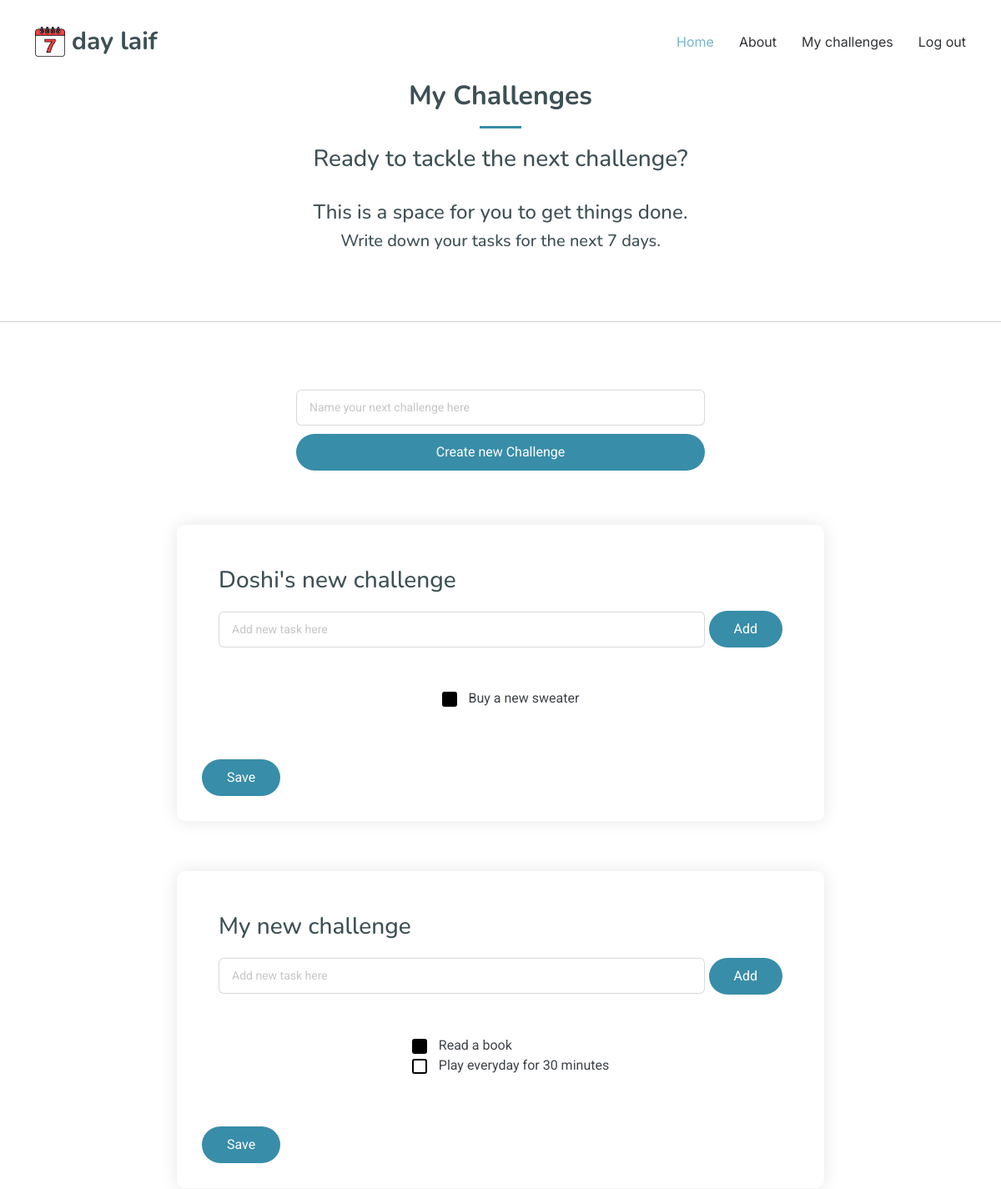
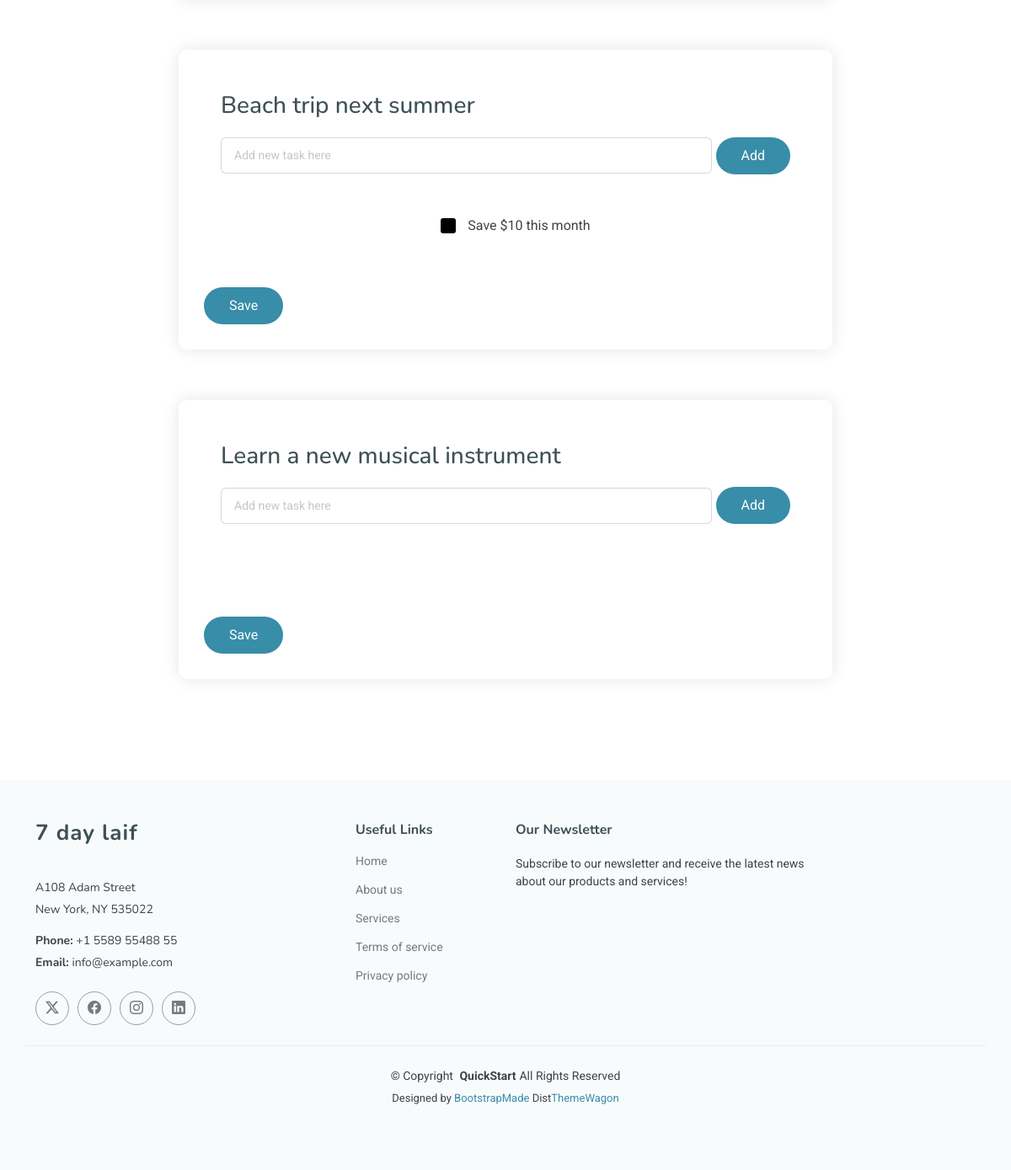
/my_challenges/doshidog (signed in), run on the app's committed database (2 pictures, top to bottom).
### main.py (models this page shows)
class Challenges(db.Model):
    __tablename__ = "challenges"
    id: Mapped[int] = mapped_column(Integer, primary_key=True)
    user_id: Mapped[int] = mapped_column(Integer, db.ForeignKey("users.id"))
    challenge_name: Mapped[str] = mapped_column(String(100), nullable=False)
    todos = db.relationship("Todos", backref="challenge", lazy=True)

class Todos(db.Model):
    __tablename__ = "todos"
    id: Mapped[int] = mapped_column(Integer, primary_key=True)
    task: Mapped[str] = mapped_column(String(250), nullable=False)
    status: Mapped[bool] = mapped_column(Boolean, nullable=False)
    challenge_id: Mapped[int] = mapped_column(Integer, db.ForeignKey("challenges.id"))

### main.py (the view, shortened to what this page needs)
@app.route('/my_challenges/<username>', methods=["GET", "POST"])
def get_user_challenges(username):
    if not current_user.is_authenticated:
        return redirect(url_for('login'))
    user = User.query.filter_by(username=username).first()
    user_challenges = Challenges.query.filter_by(user_id=user.id).all()
    challenge_form = ChallengeForm()
    task_form = TodoListForm()
    return render_template("challenges.html", task_form=task_form, challenge_form=challenge_form,
                           current_user=current_user, username=username, challenges=user_challenges)

### forms.py
class ChallengeForm(FlaskForm):
    challenge_name = StringField("New challenge name", validators=[DataRequired()])
    submit = SubmitField("Create new Challenge")

class TodoListForm(FlaskForm):
    add_task = StringField("Add task", validators=[DataRequired()])
    submit = SubmitField("Add")

### main.py (called while the page is built)
@login_manager.user_loader
def load_user(user_id):
    return db.get_or_404(User, user_id)

### templates/challenges.html (shortened to what this page needs)
{% include "header.html" %}
  <main class="main">
      <div class="container section-title">
        <br/><br/>
          <br/><br/>
        <h2>My Challenges</h2>
        <h3>Ready to tackle the next challenge?</h3><br/>
        <h4>This is a space for you to get things done.</h4>
        <h5>Write down your tasks for the next 7 days.</h5>
      </div>
      <hr/>
        <section id="forms" class="forms section">
            <div class="container create_challenge">
                <form action="{{url_for('get_user_challenges', username=username)}}" method="post" class="create-challenge-form">
                    <div class="row">
                        {{ challenge_form.challenge_name(class="form-control", placeholder="Name your next challenge here") }}
                    </div>
                    <div class="row">
                        {{ challenge_form.submit(type="submit", class="btn-submit") }}
                    </div>
                </form>
            </div>
            <div class="container all_challenges">
              {% for challenge in challenges %}
                <div class="col">
                  <div class="card-container">
                    <form action="{{ url_for('get_user_challenges', username=username) }}" method="post" class="add-task-form">
                      <h3>{{ challenge.challenge_name }}</h3>
                      <div class="form-row">
                        {{ task_form.add_task(class="form-control", placeholder="Add new task here") }}
                        <button type="submit" class="btn-submit">Add</button>
                      </div>
                    </form>
                    <br/>
                    <form action="{{ url_for('get_user_challenges', username=username) }}" method="post">
                      <div class="form-check">
                        <ul class="task-list">
                          {% for task in challenge.todos %}
                            <li>
                              <label class="form-check-label" for="task_{{ task.id }}">
                                {{ task.task }}
                              </label>
                            </li>
                          {% endfor %}
                        </ul>
                      </div>
                      <button type="submit" class="btn-save btn-submit">Save</button>
                    </form>
                  </div>
                </div>
              {% else %}
                <p>Create your first challenge!</p>
              {% endfor %}
            </div>
        </section>
  </main>
{% include "footer.html" %}

### templates/header.html (shortened to what this page needs)
<!DOCTYPE html>
<html lang="en">
<head>
  <link href="{{ url_for('static', filename='vendor/bootstrap/css/bootstrap.min.css') }}" rel="stylesheet">
  <link href="{{ url_for('static', filename='vendor/bootstrap-icons/bootstrap-icons.css') }}" rel="stylesheet">
  <link href="{{ url_for('static', filename='vendor/aos/aos.css') }}" rel="stylesheet">
  <link href="{{ url_for('static', filename='vendor/glightbox/css/glightbox.min.css') }}" rel="stylesheet">
  <link href="{{ url_for('static', filename='css/main.css') }}" rel="stylesheet">
</head>
<body class="index-page">
  <header id="header" class="header d-flex align-items-center fixed-top">
    <div class="container-fluid container-xl position-relative d-flex align-items-center">
      <a href="{{url_for('home')}}" class="logo d-flex align-items-center me-auto">
        <img src="{{ url_for('static', filename='img/number-7.png') }}" alt="">
        <h1 class="sitename">  day laif</h1>
      </a>
      <nav id="navmenu" class="navmenu">
        <ul>
          <li><a href="{{url_for('home')}}" class="active">Home</a></li>
          <li><a href="{{url_for('home')}}#features">About</a></li>
          {% if not current_user.is_authenticated %}
            <li><a href="{{url_for('register')}}">Sign up</a></li>
            <a class="btn-getstarted" href="{{url_for('login')}}">Log in</a>
          {% else %}
            <li class="dropdown"><a href="{{url_for('get_user_challenges', username=current_user.username)}}"><span>My challenges</span></a>
            </li>
            <li><a href="{{url_for('logout')}}">Log out</a></li>
          {% endif %}
        </ul>
      </nav>
    </div>
  </header>
</body>
</html>

### templates/footer.html (shortened to what this page needs)
    <footer id="footer" class="footer position-relative light-background">
        <div class="container footer-top">
          <div class="row gy-4">
            <div class="col-lg-4 col-md-6 footer-about">
              <a href="index.html" class="logo d-flex align-items-center">
                <span class="sitename">7 day laif</span>
              </a>
              <div class="footer-contact pt-3">
                <p>A108 Adam Street</p>
                <p>New York, NY 535022</p>
                <p class="mt-3"><strong>Phone:</strong> <span>+1 5589 55488 55</span></p>
                <p><strong>Email:</strong> <span>info@example.com</span></p>
              </div>
              <div class="social-links d-flex mt-4">
                <a href=""><i class="bi bi-twitter-x"></i></a>
                <a href=""><i class="bi bi-facebook"></i></a>
                <a href=""><i class="bi bi-instagram"></i></a>
                <a href=""><i class="bi bi-linkedin"></i></a>
              </div>
            </div>
            <div class="col-lg-2 col-md-3 footer-links">
              <h4>Useful Links</h4>
              <ul>
                <li><a href="#">Home</a></li>
                <li><a href="#">About us</a></li>
                <li><a href="#">Services</a></li>
                <li><a href="#">Terms of service</a></li>
                <li><a href="#">Privacy policy</a></li>
              </ul>
            </div>
            <div class="col-lg-4 col-md-12 footer-newsletter">
              <h4>Our Newsletter</h4>
              <p>Subscribe to our newsletter and receive the latest news about our products and services!</p>
            </div>
          </div>
        </div>
        <div class="container copyright text-center mt-4">
          <p>© <span>Copyright</span> <strong class="px-1 sitename">QuickStart</strong><span>All Rights Reserved</span></p>
          <div class="credits">
            Designed by <a href="https://bootstrapmade.com/">BootstrapMade</a> Dist<a href="https://themewagon.com">ThemeWagon</a>
          </div>
        </div>
      </footer>
  </body>
</html>

### data on the page
Challenges: challenge_name "Doshi's new challenge"
Todos: task "Buy a new sweater"
Challenges: challenge_name "My new challenge"
Todos: task "Read a book"
Todos: task "Play everyday for 30 minutes"
Challenges: challenge_name "Beach trip next summer"
Todos: task "Save $10 this month"
Challenges: challenge_name "Learn a new musical instrument"
